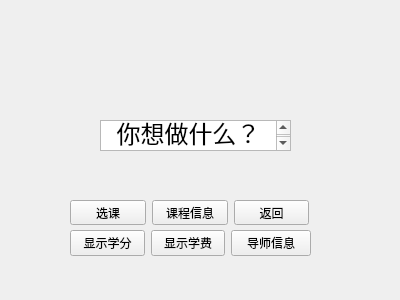
<?xml version="1.0" encoding="UTF-8"?>
<ui version="4.0">
 <class>Form</class>
 <widget class="QWidget" name="Form">
  <property name="geometry">
   <rect>
    <x>0</x>
    <y>0</y>
    <width>400</width>
    <height>300</height>
   </rect>
  </property>
  <property name="windowTitle">
   <string>Form</string>
  </property>
  <widget class="QTextEdit" name="textEdit">
   <property name="geometry">
    <rect>
     <x>100</x>
     <y>120</y>
     <width>191</width>
     <height>31</height>
    </rect>
   </property>
   <property name="html">
    <string>&lt;!DOCTYPE HTML PUBLIC &quot;-//W3C//DTD HTML 4.0//EN&quot; &quot;http://www.w3.org/TR/REC-html40/strict.dtd&quot;&gt;
&lt;html&gt;&lt;head&gt;&lt;meta name=&quot;qrichtext&quot; content=&quot;1&quot; /&gt;&lt;style type=&quot;text/css&quot;&gt;
p, li { white-space: pre-wrap; }
&lt;/style&gt;&lt;/head&gt;&lt;body style=&quot; font-family:'SimSun'; font-size:9pt; font-weight:400; font-style:normal;&quot;&gt;
&lt;p align=&quot;center&quot; style=&quot; margin-top:0px; margin-bottom:0px; margin-left:0px; margin-right:0px; -qt-block-indent:0; text-indent:0px;&quot;&gt;&lt;span style=&quot; font-size:18pt;&quot;&gt;你想做什么？&lt;/span&gt;&lt;/p&gt;&lt;/body&gt;&lt;/html&gt;</string>
   </property>
  </widget>
  <widget class="QWidget" name="layoutWidget">
   <property name="geometry">
    <rect>
     <x>70</x>
     <y>200</y>
     <width>239</width>
     <height>25</height>
    </rect>
   </property>
   <layout class="QHBoxLayout" name="horizontalLayout">
    <item>
     <widget class="QPushButton" name="choose_course">
      <property name="text">
       <string>选课</string>
      </property>
     </widget>
    </item>
    <item>
     <widget class="QPushButton" name="course_info">
      <property name="text">
       <string>课程信息</string>
      </property>
     </widget>
    </item>
    <item>
     <widget class="QPushButton" name="back_1">
      <property name="text">
       <string>返回</string>
      </property>
     </widget>
    </item>
   </layout>
  </widget>
  <widget class="QWidget" name="layoutWidget">
   <property name="geometry">
    <rect>
     <x>70</x>
     <y>230</y>
     <width>241</width>
     <height>27</height>
    </rect>
   </property>
   <layout class="QGridLayout" name="gridLayout_2">
    <item row="0" column="0">
     <layout class="QGridLayout" name="gridLayout">
      <item row="0" column="0">
       <widget class="QPushButton" name="show_credit">
        <property name="text">
         <string>显示学分</string>
        </property>
       </widget>
      </item>
      <item row="0" column="1">
       <widget class="QPushButton" name="show_tuition">
        <property name="text">
         <string>显示学费</string>
        </property>
       </widget>
      </item>
     </layout>
    </item>
    <item row="0" column="1">
     <widget class="QPushButton" name="my_info">
      <property name="text">
       <string>导师信息</string>
      </property>
     </widget>
    </item>
   </layout>
  </widget>
 </widget>
 <resources/>
 <connections/>
</ui>
